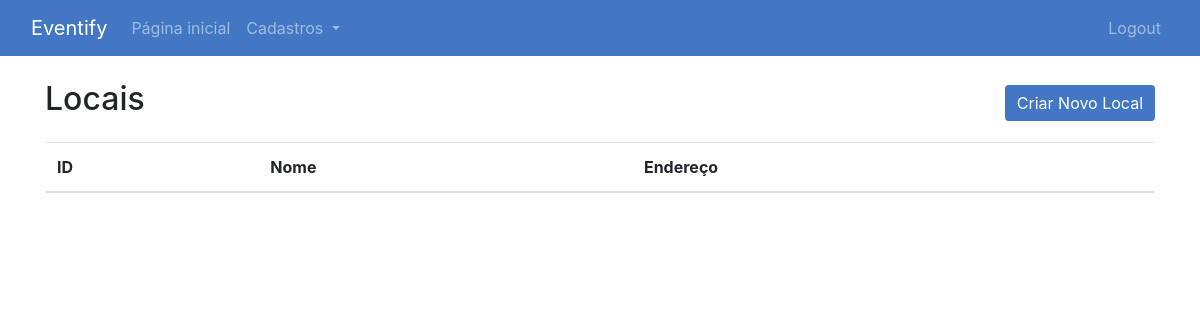
Page /local-list/ (signed in) on the earlier database version.
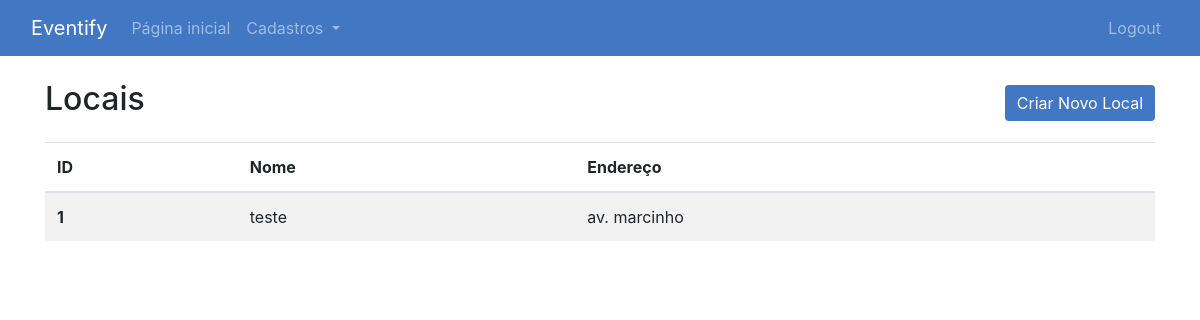
Same page on the later database version.
### main/models.py (models this page shows, shortened)
class Local(models.Model):
    nome = models.CharField(max_length=200)
    endereco = models.CharField(max_length=300)

### main/views.py (the view)
# urls.py: path('local-list/', views.local_list, name='local-list'),
def local_list(request):
    locais = Local.objects.all()
    return render(request, 'main/local_list.html', {'locais': locais})

### main/templates/main/local_list.html (shortened to what this page needs)
{% extends 'main/base.html' %}
{% block content %}
    <div class="container mt-4">
        <div class="d-flex justify-content-between align-items-center mb-3">
            <h2>Locais</h2>
            <a href="{% url 'create-local' %}" class="btn btn-primary">Criar Novo Local</a>
        </div>
        <table class="table table-striped">
            <thead>
                <tr>
                    <th scope="col">ID</th>
                    <th scope="col">Nome</th>
                    <th scope="col">Endereço</th>
                </tr>
            </thead>
            <tbody>
                {% for local in locais %}
                <tr>
                    <th scope="row">{{ local.id }}</th>
                    <td>{{ local.nome }}</td>
                    <td>{{ local.endereco }}</td>
                </tr>
                {% endfor %}
            </tbody>
        </table>
    </div>
{% endblock %}

Differences in the rows shown:
added Local: id "1", nome "teste", endereco "av. marcinho"
